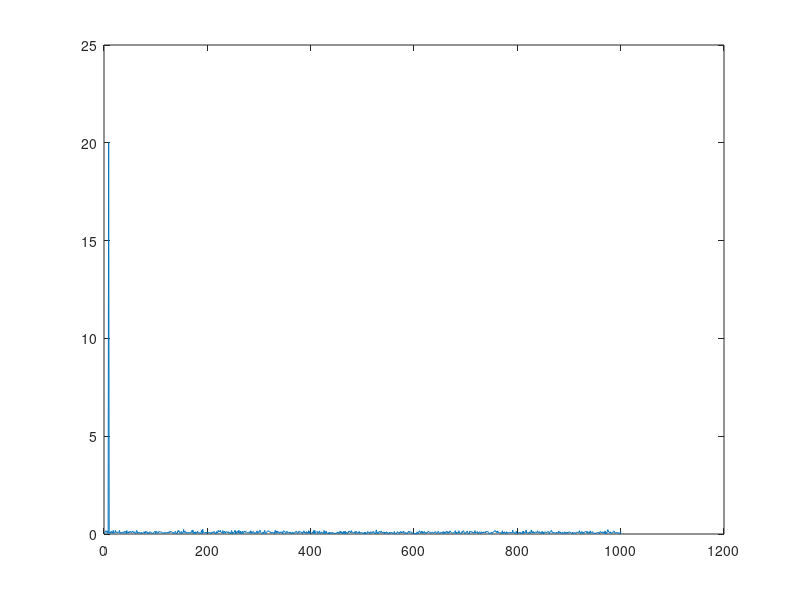

Source code (MATLAB):
clear
load project_2_data.mat;

% Plot signals to get an overview of the data.
% figure(1)
% plot(mic(1,:))
% hold on
% plot(mic(2,:))

% Perform FFT on each signal to obtain signal amplitude.
N = 2000; % Number of sample points
fmax = 5e3; % Nyquist frequency (Hz)
dt   = 1/(2*fmax);  % Sample rate based on Shannon's sampling theorem (s)
T    = N*dt;        % Time period (s)
df   = 1/T;         % Frequency spacing (Hz)
freq   = 0:df:fmax;     % frequency domain (Hz)

mic1FFT = (2/N)*fft(mic(1,:));
mic2FFT = (2/N)*fft(mic(2,:));

% Determine signal amplitude and frequency from the FFT.
[mic1Ampl,mic1Freq] = max(abs(mic1FFT));
[mic2Ampl,mic2Freq] = max(abs(mic2FFT));

% Plot FFT of each signal.
figure(2)
plot(abs(mic1FFT(:,1:size(freq,2))))

